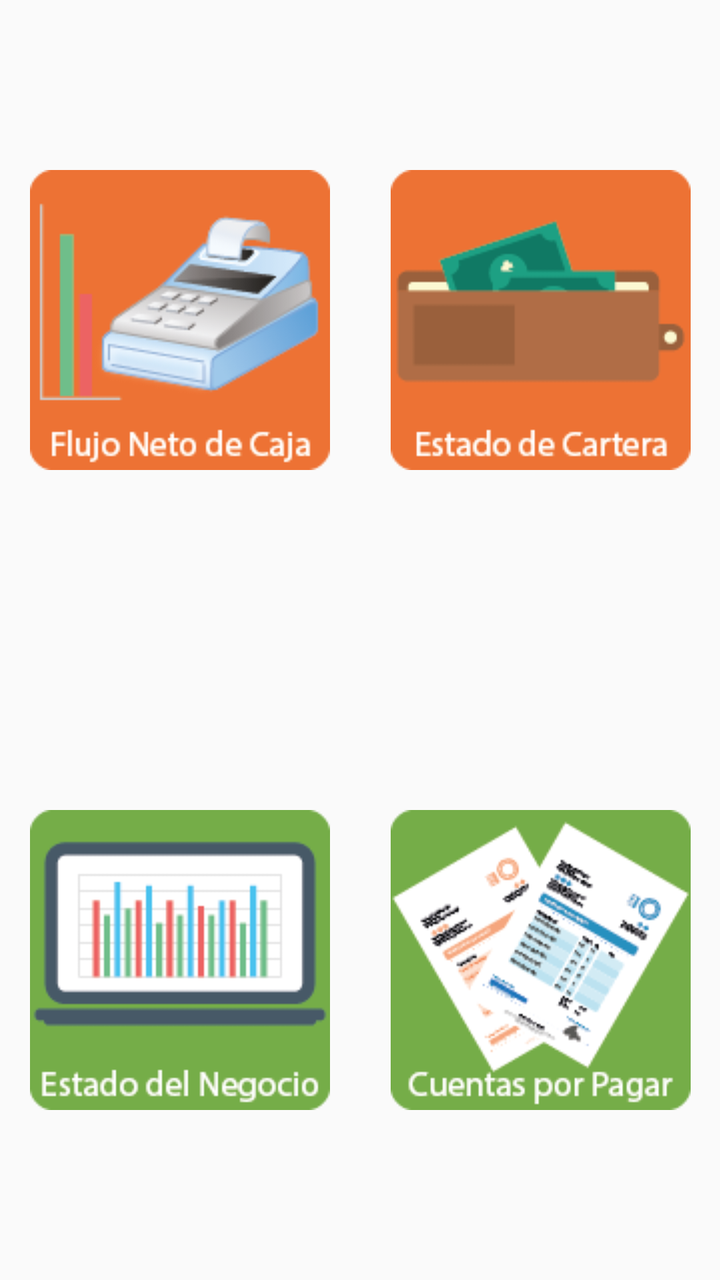
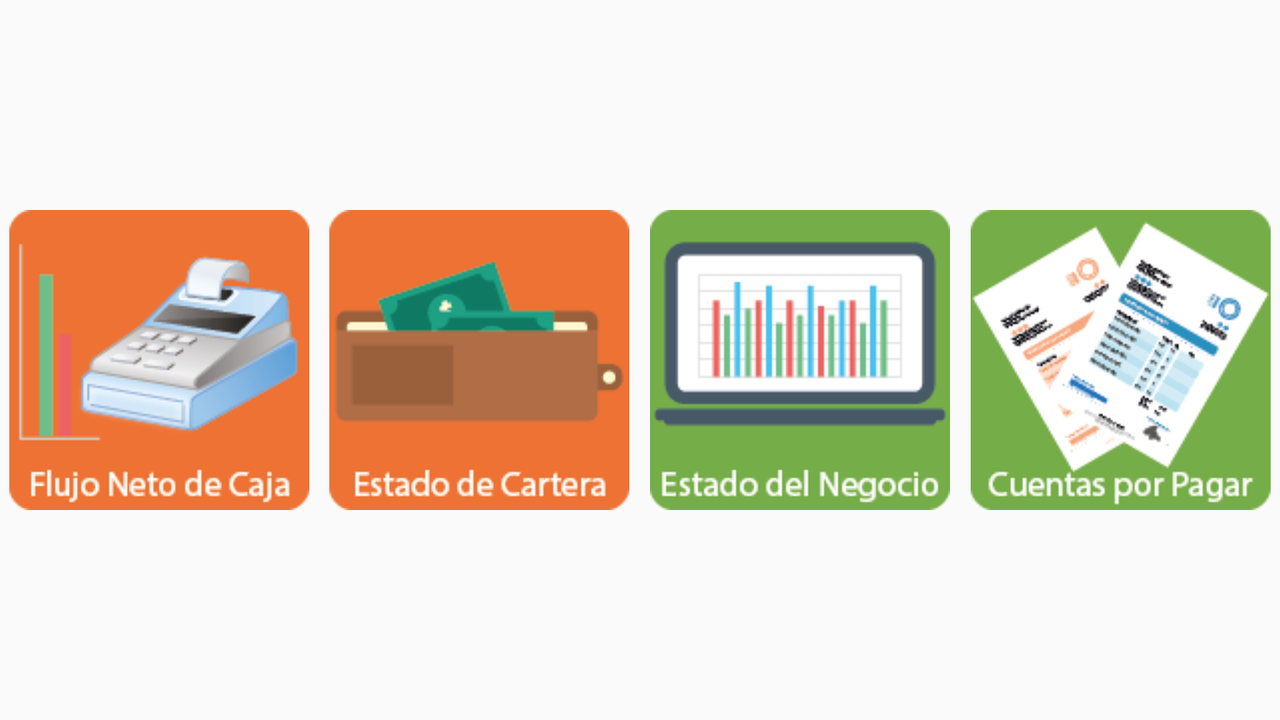

The same Android screen from two of the app's own layout files: first res/layout/ as a phone draws it, then the repository's variant for another configuration, drawn on a device whose configuration selects that folder. Both files follow.
<!-- AndroidManifest.xml: application theme AppTheme -->
<!-- res/layout/activity_informes.xml -->
<?xml version="1.0" encoding="utf-8"?>
<TableLayout xmlns:android="http://schemas.android.com/apk/res/android"
    xmlns:tools="http://schemas.android.com/tools"
    android:layout_width="match_parent"
    android:layout_height="match_parent"
    android:paddingBottom="@dimen/activity_vertical_margin"
    android:paddingLeft="@dimen/activity_horizontal_margin"
    android:paddingRight="@dimen/activity_horizontal_margin"
    android:orientation="vertical"
    android:paddingTop="@dimen/activity_vertical_margin"
    tools:context="com.desarrollandoapps.senamarket.informes.InformesActivity">

    <TableRow android:layout_width="match_parent"
        android:layout_height="wrap_content"
        android:layout_weight="1">

        <ImageButton
            android:id="@+id/btnFlujoNetoCaja"
            android:layout_width="match_parent"
            android:text="Flujo neto de caja"
            android:src="@drawable/flujo_caja"
            android:layout_gravity="center"
            android:background="#00ffffff"
            android:layout_weight="0.5"
            android:onClick="lanzarFlujoNeto"/>
        <ImageButton
            android:id="@+id/btnEstadoCartera"
            android:src="@drawable/estado_cartera"
            android:background="#00ffffff"
            android:layout_width="match_parent"
            android:layout_gravity="center"
            android:onClick="lanzarEstadoCartera"
            android:layout_weight="0.5" />
    </TableRow>

    <TableRow android:layout_width="match_parent"
        android:gravity="center_vertical|center_horizontal"
        android:orientation="vertical"
        android:layout_weight="1"
        android:layout_height="wrap_content">
        <ImageButton
            android:id="@+id/btnEstadoNegocio"
            android:background="#00ffffff"
            android:layout_width="match_parent"
            android:layout_gravity="center"
            android:layout_weight="0.5"
            android:onClick="lanzarEstadoNegocio"
            android:src="@drawable/estado_negocio" />
        <ImageButton
            android:id="@+id/btnCuentasPorPagar"
            android:src="@drawable/cuentas_por_pagar"
            android:background="#00ffffff"
            android:layout_width="match_parent"
            android:layout_gravity="center"
            android:onClick="lanzarCuentasPorPagar"
            android:layout_weight="0.5" />
    </TableRow>

</TableLayout>
<!-- resources referenced by this layout -->
<resources>
  <!-- drawable cuentas_por_pagar: png bitmap (drawable, 16898 bytes) -->
  <!-- drawable estado_cartera: png bitmap (drawable, 4376 bytes) -->
  <!-- drawable estado_negocio: png bitmap (drawable, 4320 bytes) -->
  <!-- drawable flujo_caja: png bitmap (drawable, 12589 bytes) -->
  <style name="AppTheme" parent="Theme.AppCompat.Light.DarkActionBar">
          
          <item name="colorPrimary">@color/colorPrimary</item>
          <item name="colorPrimaryDark">@color/colorPrimaryDark</item>
          <item name="colorAccent">@color/colorAccent</item>
  
          
          <item name="android:spinnerItemStyle">
              @style/spinnerItemStyle
          </item>
  
          
  
      </style>
  <color name="colorPrimary">#59B548</color>
  <color name="colorPrimaryDark">#238276</color>
  <color name="colorAccent">#fc7323</color>
  <style name="spinnerItemStyle">
          <item name="android:padding">10dp</item>
          <item name="android:textSize">20sp</item>
          <item name="android:textColor">#2E2EFE</item>
      </style>
</resources>
<!-- res/layout-land/activity_informes.xml (the repository's variant of the layout above) -->
<!-- drawn on the phone turned sideways -->
<?xml version="1.0" encoding="utf-8"?>
<TableLayout xmlns:android="http://schemas.android.com/apk/res/android"
    xmlns:tools="http://schemas.android.com/tools"
    android:layout_width="match_parent"
    android:layout_height="match_parent"
    android:paddingBottom="@dimen/activity_vertical_margin"
    android:paddingLeft="@dimen/activity_horizontal_margin"
    android:paddingRight="@dimen/activity_horizontal_margin"
    android:orientation="vertical"
    android:paddingTop="@dimen/activity_vertical_margin"
    tools:context="com.desarrollandoapps.senamarket.informes.InformesActivity">

    <TableRow android:layout_width="match_parent"
        android:layout_height="wrap_content"
        android:layout_weight="1">

        <ImageButton
            android:id="@+id/btnFlujoNetoCaja"
            android:layout_width="match_parent"
            android:text="Flujo neto de caja"
            android:src="@drawable/flujo_caja"
            android:layout_gravity="center"
            android:background="#00ffffff"
            android:layout_weight="0.5"
            android:onClick="lanzarFlujoNeto"/>
        <ImageButton
            android:id="@+id/btnEstadoCartera"
            android:src="@drawable/estado_cartera"
            android:background="#00ffffff"
            android:layout_width="match_parent"
            android:layout_gravity="center"
            android:onClick="lanzarEstadoCartera"
            android:layout_weight="0.5" />

        <ImageButton
            android:id="@+id/btnEstadoNegocio"
            android:background="#00ffffff"
            android:layout_width="match_parent"
            android:layout_gravity="center"
            android:layout_weight="0.5"
            android:onClick="lanzarEstadoNegocio"
            android:src="@drawable/estado_negocio" />

        <ImageButton
            android:id="@+id/btnCuentasPorPagar"
            android:src="@drawable/cuentas_por_pagar"
            android:background="#00ffffff"
            android:layout_width="match_parent"
            android:layout_gravity="center"
            android:onClick="lanzarCuentasPorPagar"
            android:layout_weight="0.5" />
    </TableRow>

</TableLayout>
